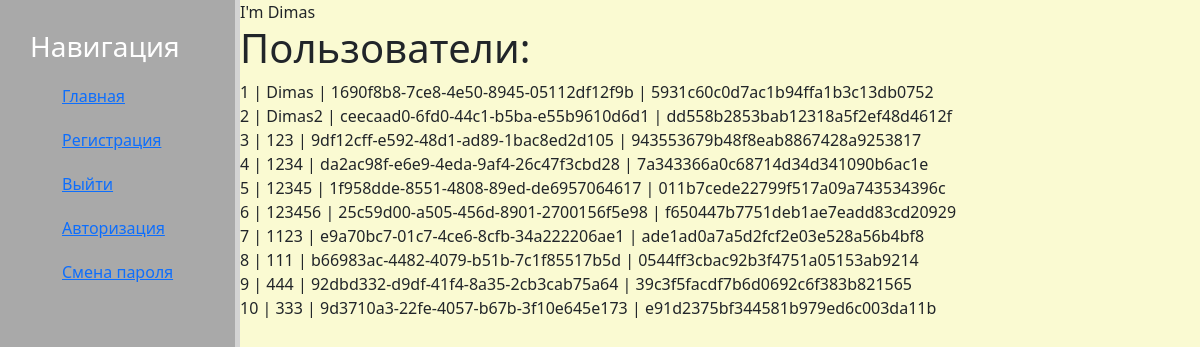
Screenshot of /users/ (signed in) with the database file from the repository.
### users/models.py (models this page shows)
class User(models.Model):
    username = models.CharField(max_length=255, unique=True, verbose_name="Имя пользователя")
    password_hash = models.CharField(max_length=255, verbose_name="Хэш пароля")
    password_salt = models.CharField(max_length=255, verbose_name="Соль пароля")

### users/views.py (the view)
# urls.py: path("", views.index),
def index(request):
    if request.session.get("id"):
        user = User.objects.get(id=request.session["id"])
        users = User.objects.all()
        return render(request, "main/index.html", {"users": users, "user": user})
    return HttpResponseRedirect("/users/register/")

### users/templates/main/index.html (shortened to what this page needs)
{% extends 'main/layout.html' %}
{% block content %}
<div>I'm {{ user.username }}</div>
<h1>Пользователи:</h1>
    {% for user in users %}
        {{ user.id }} | {{ user.username }} | {{ user.password_salt }} | {{ user.password_hash }} <br>
    {% endfor %}
{% endblock %}}

### users/templates/main/layout.html (shortened to what this page needs)
{% load static %}
<!doctype html>
<html lang="ru" xmlns="http://www.w3.org/1999/html">
<head>
    <link rel="stylesheet" href="https://cdn.jsdelivr.net/npm/bootstrap@5.2.2/dist/css/bootstrap.min.css">
    <link rel="stylesheet" href="{% static 'main/css/main.css' %}">
</head>
<body>
    <aside>
        <h3>Навигация</h3>
        <ul>
            <a href="/users/" ><li ></i>Главная</li></a>
            <a href="/users/register/" ><li></i>Регистрация</li></a>
            <a href="/users/logout/" ><li></i>Выйти</li></a>
            <a href="/users/authorization/"><li></i>Авторизация</li></a>
            <a href="/users/password_change" ><li ></i>Смена пароля</li></a>
        </ul>
    </aside>
    <main>
        {% block content %}
        {% endblock %}
    </main>
</body>
</html>

### users/static/main/css/main.css (style rules this page uses)
body { background: lightgoldenrodyellow; }
aside { float: left; background: darkgray; width: 20%; padding: 2.5%; height: 100vh; color: white; border-right: 5px solid lightgray; }
aside ul { list-style: none; }
aside ul li { display: block; text-decoration: none; margin-top: 20px; transition: all .1s ease; }

### rows the page displays
User: username "Dimas", id "1", password_salt "1690f8b8-7ce8-4e50-8945-05112df12f9b", password_hash "5931c60c0d7ac1b94ffa1b3c13db0752"
User: id "2", username "Dimas2", password_salt "ceecaad0-6fd0-44c1-b5ba-e55b9610d6d1", password_hash "dd558b2853bab12318a5f2ef48d4612f"
User: id "3", username "123", password_salt "9df12cff-e592-48d1-ad89-1bac8ed2d105", password_hash "943553679b48f8eab8867428a9253817"
User: id "4", username "1234", password_salt "da2ac98f-e6e9-4eda-9af4-26c47f3cbd28", password_hash "7a343366a0c68714d34d341090b6ac1e"
User: id "5", username "12345", password_salt "1f958dde-8551-4808-89ed-de6957064617", password_hash "011b7cede22799f517a09a743534396c"
User: id "6", username "123456", password_salt "25c59d00-a505-456d-8901-2700156f5e98", password_hash "f650447b7751deb1ae7eadd83cd20929"
User: id "7", username "1123", password_salt "e9a70bc7-01c7-4ce6-8cfb-34a222206ae1", password_hash "ade1ad0a7a5d2fcf2e03e528a56b4bf8"
User: id "8", username "111", password_salt "b66983ac-4482-4079-b51b-7c1f85517b5d", password_hash "0544ff3cbac92b3f4751a05153ab9214"
User: id "9", username "444", password_salt "92dbd332-d9df-41f4-8a35-2cb3cab75a64", password_hash "39c3f5facdf7b6d0692c6f383b821565"
User: id "10", username "333", password_salt "9d3710a3-22fe-4057-b67b-3f10e645e173", password_hash "e91d2375bf344581b979ed6c003da11b"
